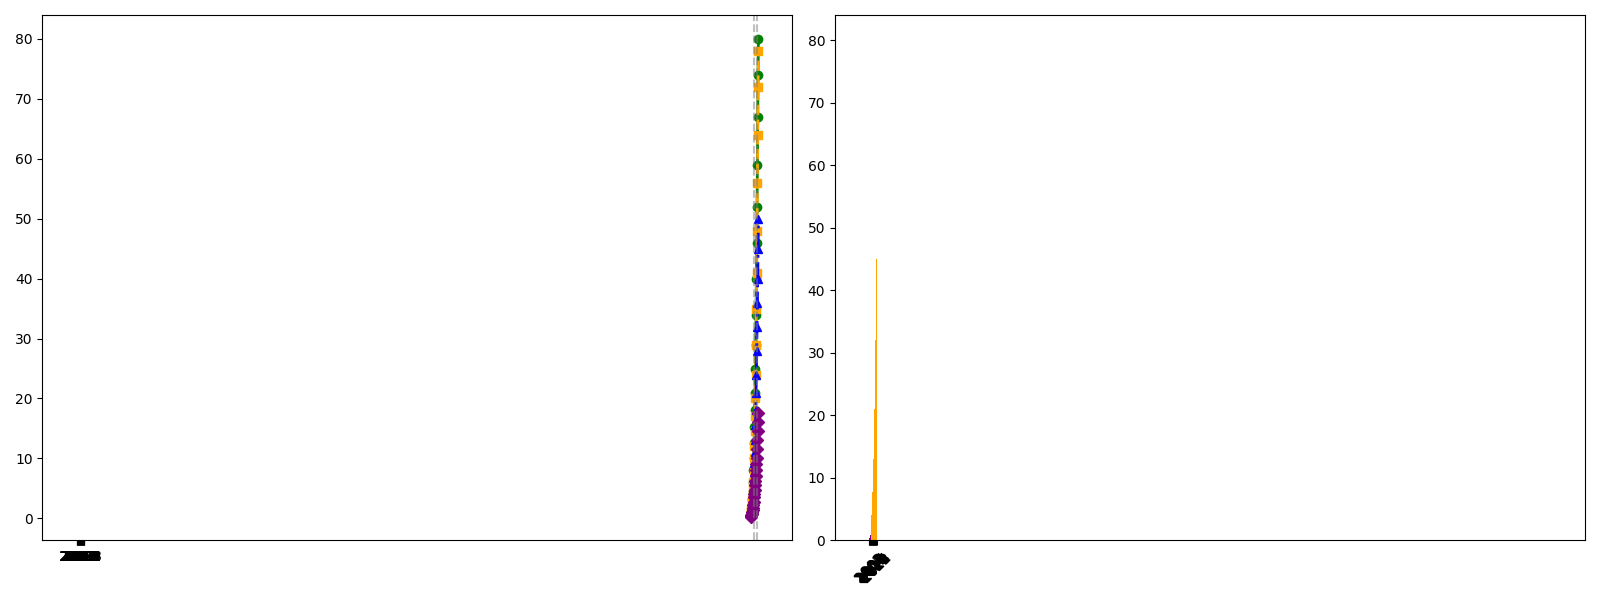

Python code for this plot:
import matplotlib.pyplot as plt
import numpy as np

years = np.arange(2000, 2024)
solar_energy_percentage = [
    0.5, 0.7, 1.0, 1.5, 2.3, 3.2, 4.5, 6.0, 8.0, 10.0, 
    12.5, 15.3, 18.0, 21.0, 25.0, 29.0, 34.0, 40.0, 46.0, 52.0, 
    59.0, 67.0, 74.0, 80.0
]
wind_energy_percentage = [
    1.0, 1.2, 1.6, 2.0, 2.5, 3.0, 4.0, 5.0, 6.0, 8.0, 
    10.0, 12.0, 14.5, 17.0, 20.0, 24.0, 29.0, 35.0, 41.0, 48.0, 
    56.0, 64.0, 72.0, 78.0
]
biomass_energy_percentage = [
    0.5, 0.8, 1.2, 1.8, 2.1, 2.7, 3.3, 4.1, 5.0, 6.5, 
    7.8, 9.2, 11.0, 13.0, 15.5, 18.0, 21.0, 24.0, 28.0, 32.0, 
    36.0, 40.0, 45.0, 50.0
]
geothermal_energy_percentage = [
    0.3, 0.4, 0.5, 0.7, 0.8, 1.0, 1.4, 1.8, 2.2, 2.8, 
    3.5, 4.0, 4.8, 5.5, 6.3, 7.0, 8.0, 9.0, 10.0, 11.5, 
    13.0, 14.5, 16.0, 17.5
]

fig, axs = plt.subplots(1, 2, figsize=(16, 6), sharex=True)

# First subplot: Line chart
axs[0].plot(years, solar_energy_percentage, color='green', marker='o', linestyle='-', linewidth=2)
axs[0].plot(years, wind_energy_percentage, color='orange', marker='s', linestyle='--', linewidth=2)
axs[0].plot(years, biomass_energy_percentage, color='blue', marker='^', linestyle='-.', linewidth=2)
axs[0].plot(years, geothermal_energy_percentage, color='purple', marker='D', linestyle=':', linewidth=2)
axs[0].axvline(2010, color='grey', linestyle='--', alpha=0.5)
axs[0].axvline(2020, color='grey', linestyle='--', alpha=0.5)

# Second subplot: Bar chart
width = 0.2
x_indexes = np.arange(len(years))
axs[1].bar(x_indexes - 1.5*width, solar_energy_percentage, width=width, color='green')
axs[1].bar(x_indexes - 0.5*width, wind_energy_percentage, width=width, color='brown')
axs[1].bar(x_indexes + 0.5*width, biomass_energy_percentage, width=width, color='orange')
axs[1].bar(x_indexes + 1.5*width, geothermal_energy_percentage, width=width, color='purple')
axs[1].set_xticks(x_indexes)
axs[1].set_xticklabels(years, rotation=45)

plt.tight_layout()
plt.show()
